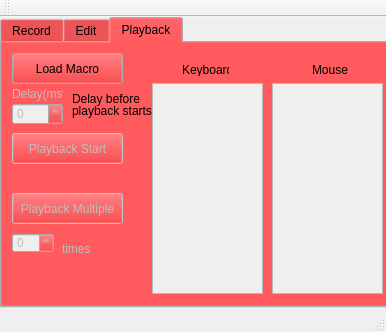
<?xml version="1.0" encoding="UTF-8"?>
<ui version="4.0">
 <class>AutoMacronUI</class>
 <widget class="QMainWindow" name="AutoMacronUI">
  <property name="geometry">
   <rect>
    <x>0</x>
    <y>0</y>
    <width>386</width>
    <height>332</height>
   </rect>
  </property>
  <property name="windowTitle">
   <string>AutoMacron 1.0</string>
  </property>
  <widget class="QWidget" name="centralWidget">
   <widget class="QTabWidget" name="Tabs">
    <property name="enabled">
     <bool>true</bool>
    </property>
    <property name="geometry">
     <rect>
      <x>0</x>
      <y>0</y>
      <width>623</width>
      <height>291</height>
     </rect>
    </property>
    <property name="palette">
     <palette>
      <active>
       <colorrole role="Button">
        <brush brushstyle="SolidPattern">
         <color alpha="255">
          <red>240</red>
          <green>0</green>
          <blue>4</blue>
         </color>
        </brush>
       </colorrole>
       <colorrole role="Light">
        <brush brushstyle="SolidPattern">
         <color alpha="255">
          <red>192</red>
          <green>255</green>
          <blue>248</blue>
         </color>
        </brush>
       </colorrole>
       <colorrole role="Midlight">
        <brush brushstyle="SolidPattern">
         <color alpha="255">
          <red>152</red>
          <green>221</green>
          <blue>216</blue>
         </color>
        </brush>
       </colorrole>
      </active>
      <inactive>
       <colorrole role="Button">
        <brush brushstyle="SolidPattern">
         <color alpha="255">
          <red>240</red>
          <green>0</green>
          <blue>4</blue>
         </color>
        </brush>
       </colorrole>
       <colorrole role="Light">
        <brush brushstyle="SolidPattern">
         <color alpha="255">
          <red>192</red>
          <green>255</green>
          <blue>248</blue>
         </color>
        </brush>
       </colorrole>
       <colorrole role="Midlight">
        <brush brushstyle="SolidPattern">
         <color alpha="255">
          <red>152</red>
          <green>221</green>
          <blue>216</blue>
         </color>
        </brush>
       </colorrole>
      </inactive>
      <disabled>
       <colorrole role="Button">
        <brush brushstyle="SolidPattern">
         <color alpha="255">
          <red>240</red>
          <green>0</green>
          <blue>4</blue>
         </color>
        </brush>
       </colorrole>
       <colorrole role="Light">
        <brush brushstyle="SolidPattern">
         <color alpha="255">
          <red>192</red>
          <green>255</green>
          <blue>248</blue>
         </color>
        </brush>
       </colorrole>
       <colorrole role="Midlight">
        <brush brushstyle="SolidPattern">
         <color alpha="255">
          <red>152</red>
          <green>221</green>
          <blue>216</blue>
         </color>
        </brush>
       </colorrole>
      </disabled>
     </palette>
    </property>
    <property name="autoFillBackground">
     <bool>true</bool>
    </property>
    <property name="currentIndex">
     <number>2</number>
    </property>
    <widget class="QWidget" name="tab">
     <attribute name="title">
      <string>Record</string>
     </attribute>
     <widget class="QPushButton" name="RecordNew">
      <property name="geometry">
       <rect>
        <x>10</x>
        <y>10</y>
        <width>111</width>
        <height>31</height>
       </rect>
      </property>
      <property name="text">
       <string>Record New</string>
      </property>
     </widget>
     <widget class="QCheckBox" name="RWD">
      <property name="geometry">
       <rect>
        <x>20</x>
        <y>40</y>
        <width>121</width>
        <height>31</height>
       </rect>
      </property>
      <property name="toolTipDuration">
       <number>1</number>
      </property>
      <property name="text">
       <string>Record with Delays</string>
      </property>
      <property name="checked">
       <bool>true</bool>
      </property>
     </widget>
     <widget class="QPushButton" name="EndRecordRecW">
      <property name="enabled">
       <bool>false</bool>
      </property>
      <property name="geometry">
       <rect>
        <x>140</x>
        <y>10</y>
        <width>211</width>
        <height>31</height>
       </rect>
      </property>
      <property name="text">
       <string>To end recording press Scroll Lock/Pg Up</string>
      </property>
      <property name="flat">
       <bool>false</bool>
      </property>
     </widget>
     <widget class="QListView" name="KeyboardListRecW">
      <property name="enabled">
       <bool>false</bool>
      </property>
      <property name="geometry">
       <rect>
        <x>10</x>
        <y>100</y>
        <width>121</width>
        <height>131</height>
       </rect>
      </property>
      <property name="toolTip">
       <string>List of keyboard actions and delays.</string>
      </property>
      <property name="toolTipDuration">
       <number>1</number>
      </property>
      <property name="editTriggers">
       <set>QAbstractItemView::NoEditTriggers</set>
      </property>
     </widget>
     <widget class="QLabel" name="label">
      <property name="geometry">
       <rect>
        <x>50</x>
        <y>70</y>
        <width>51</width>
        <height>21</height>
       </rect>
      </property>
      <property name="toolTip">
       <string>List of keyboard actions and delays.</string>
      </property>
      <property name="toolTipDuration">
       <number>1</number>
      </property>
      <property name="text">
       <string>Keyboard</string>
      </property>
     </widget>
     <widget class="QListView" name="MouseListRecW">
      <property name="enabled">
       <bool>false</bool>
      </property>
      <property name="geometry">
       <rect>
        <x>140</x>
        <y>100</y>
        <width>121</width>
        <height>131</height>
       </rect>
      </property>
      <property name="toolTip">
       <string>Mouse position list for the macro</string>
      </property>
      <property name="toolTipDuration">
       <number>1</number>
      </property>
      <property name="editTriggers">
       <set>QAbstractItemView::NoEditTriggers</set>
      </property>
     </widget>
     <widget class="QLabel" name="label_2">
      <property name="geometry">
       <rect>
        <x>180</x>
        <y>70</y>
        <width>51</width>
        <height>21</height>
       </rect>
      </property>
      <property name="toolTip">
       <string>Mouse position list for the macro</string>
      </property>
      <property name="toolTipDuration">
       <number>1</number>
      </property>
      <property name="text">
       <string>Mouse</string>
      </property>
     </widget>
     <widget class="QPushButton" name="SaveRecW">
      <property name="enabled">
       <bool>false</bool>
      </property>
      <property name="geometry">
       <rect>
        <x>270</x>
        <y>170</y>
        <width>111</width>
        <height>31</height>
       </rect>
      </property>
      <property name="text">
       <string>Save</string>
      </property>
      <property name="flat">
       <bool>false</bool>
      </property>
     </widget>
     <widget class="QPushButton" name="DiscardRecW">
      <property name="enabled">
       <bool>false</bool>
      </property>
      <property name="geometry">
       <rect>
        <x>270</x>
        <y>210</y>
        <width>111</width>
        <height>31</height>
       </rect>
      </property>
      <property name="text">
       <string>Discard</string>
      </property>
      <property name="flat">
       <bool>false</bool>
      </property>
     </widget>
     <widget class="QCheckBox" name="RMP">
      <property name="geometry">
       <rect>
        <x>140</x>
        <y>40</y>
        <width>141</width>
        <height>31</height>
       </rect>
      </property>
      <property name="toolTipDuration">
       <number>1</number>
      </property>
      <property name="text">
       <string>Record Mouse Positions</string>
      </property>
      <property name="checked">
       <bool>true</bool>
      </property>
     </widget>
    </widget>
    <widget class="QWidget" name="tab_2">
     <property name="contextMenuPolicy">
      <enum>Qt::ActionsContextMenu</enum>
     </property>
     <attribute name="title">
      <string>Edit</string>
     </attribute>
     <widget class="QPushButton" name="LoadMacroEditW">
      <property name="geometry">
       <rect>
        <x>10</x>
        <y>50</y>
        <width>111</width>
        <height>31</height>
       </rect>
      </property>
      <property name="text">
       <string>Load Macro</string>
      </property>
     </widget>
     <widget class="QPushButton" name="NewMacroEditW">
      <property name="geometry">
       <rect>
        <x>10</x>
        <y>10</y>
        <width>111</width>
        <height>31</height>
       </rect>
      </property>
      <property name="text">
       <string>New Macro</string>
      </property>
     </widget>
     <widget class="QListView" name="KeyboardListEditW">
      <property name="enabled">
       <bool>false</bool>
      </property>
      <property name="geometry">
       <rect>
        <x>140</x>
        <y>30</y>
        <width>111</width>
        <height>201</height>
       </rect>
      </property>
      <property name="contextMenuPolicy">
       <enum>Qt::CustomContextMenu</enum>
      </property>
      <property name="editTriggers">
       <set>QAbstractItemView::NoEditTriggers</set>
      </property>
      <property name="alternatingRowColors">
       <bool>false</bool>
      </property>
      <property name="uniformItemSizes">
       <bool>true</bool>
      </property>
      <property name="selectionRectVisible">
       <bool>true</bool>
      </property>
     </widget>
     <widget class="QListView" name="MouseListEditW">
      <property name="enabled">
       <bool>false</bool>
      </property>
      <property name="geometry">
       <rect>
        <x>260</x>
        <y>30</y>
        <width>111</width>
        <height>201</height>
       </rect>
      </property>
      <property name="contextMenuPolicy">
       <enum>Qt::CustomContextMenu</enum>
      </property>
      <property name="editTriggers">
       <set>QAbstractItemView::NoEditTriggers</set>
      </property>
      <property name="alternatingRowColors">
       <bool>true</bool>
      </property>
      <property name="uniformItemSizes">
       <bool>true</bool>
      </property>
     </widget>
     <widget class="QLabel" name="label_5">
      <property name="geometry">
       <rect>
        <x>170</x>
        <y>10</y>
        <width>47</width>
        <height>13</height>
       </rect>
      </property>
      <property name="text">
       <string>Keyboard</string>
      </property>
     </widget>
     <widget class="QLabel" name="label_6">
      <property name="geometry">
       <rect>
        <x>300</x>
        <y>5</y>
        <width>81</width>
        <height>20</height>
       </rect>
      </property>
      <property name="text">
       <string>Mouse</string>
      </property>
     </widget>
     <widget class="QCheckBox" name="RWDEdit">
      <property name="geometry">
       <rect>
        <x>10</x>
        <y>120</y>
        <width>121</width>
        <height>31</height>
       </rect>
      </property>
      <property name="toolTipDuration">
       <number>1</number>
      </property>
      <property name="text">
       <string>Record with Delays</string>
      </property>
      <property name="checked">
       <bool>true</bool>
      </property>
     </widget>
     <widget class="QPushButton" name="RecordMacroEditW">
      <property name="enabled">
       <bool>false</bool>
      </property>
      <property name="geometry">
       <rect>
        <x>10</x>
        <y>90</y>
        <width>111</width>
        <height>31</height>
       </rect>
      </property>
      <property name="text">
       <string>Record </string>
      </property>
     </widget>
     <widget class="QPushButton" name="SaveEditW">
      <property name="enabled">
       <bool>false</bool>
      </property>
      <property name="geometry">
       <rect>
        <x>10</x>
        <y>160</y>
        <width>111</width>
        <height>31</height>
       </rect>
      </property>
      <property name="text">
       <string>Save</string>
      </property>
     </widget>
     <widget class="QPushButton" name="DiscardEditW">
      <property name="enabled">
       <bool>false</bool>
      </property>
      <property name="geometry">
       <rect>
        <x>10</x>
        <y>200</y>
        <width>111</width>
        <height>31</height>
       </rect>
      </property>
      <property name="text">
       <string>Discard</string>
      </property>
     </widget>
     <widget class="QCheckBox" name="RMPEdit">
      <property name="geometry">
       <rect>
        <x>10</x>
        <y>140</y>
        <width>141</width>
        <height>21</height>
       </rect>
      </property>
      <property name="toolTipDuration">
       <number>1</number>
      </property>
      <property name="text">
       <string>Record Mouse Positions</string>
      </property>
      <property name="checked">
       <bool>true</bool>
      </property>
     </widget>
     <widget class="QLabel" name="label_11">
      <property name="geometry">
       <rect>
        <x>40</x>
        <y>240</y>
        <width>311</width>
        <height>20</height>
       </rect>
      </property>
      <property name="text">
       <string>Right-click individual elements in keyboard to insert/remove them</string>
      </property>
     </widget>
    </widget>
    <widget class="QWidget" name="tab_3">
     <attribute name="title">
      <string>Playback</string>
     </attribute>
     <widget class="QPushButton" name="LoadMacroPB">
      <property name="geometry">
       <rect>
        <x>10</x>
        <y>10</y>
        <width>111</width>
        <height>31</height>
       </rect>
      </property>
      <property name="text">
       <string>Load Macro</string>
      </property>
     </widget>
     <widget class="QPushButton" name="StartPB">
      <property name="enabled">
       <bool>false</bool>
      </property>
      <property name="geometry">
       <rect>
        <x>10</x>
        <y>90</y>
        <width>111</width>
        <height>31</height>
       </rect>
      </property>
      <property name="text">
       <string>Playback Start</string>
      </property>
     </widget>
     <widget class="QPushButton" name="PBXtimes">
      <property name="enabled">
       <bool>false</bool>
      </property>
      <property name="geometry">
       <rect>
        <x>10</x>
        <y>150</y>
        <width>111</width>
        <height>31</height>
       </rect>
      </property>
      <property name="text">
       <string>Playback Multiple</string>
      </property>
     </widget>
     <widget class="QLabel" name="timesLabel">
      <property name="enabled">
       <bool>false</bool>
      </property>
      <property name="geometry">
       <rect>
        <x>60</x>
        <y>190</y>
        <width>41</width>
        <height>31</height>
       </rect>
      </property>
      <property name="text">
       <string>times</string>
      </property>
     </widget>
     <widget class="QListView" name="KeyboardListPB">
      <property name="enabled">
       <bool>false</bool>
      </property>
      <property name="geometry">
       <rect>
        <x>150</x>
        <y>40</y>
        <width>111</width>
        <height>211</height>
       </rect>
      </property>
      <property name="editTriggers">
       <set>QAbstractItemView::NoEditTriggers</set>
      </property>
      <property name="alternatingRowColors">
       <bool>true</bool>
      </property>
      <property name="uniformItemSizes">
       <bool>true</bool>
      </property>
      <property name="selectionRectVisible">
       <bool>true</bool>
      </property>
     </widget>
     <widget class="QListView" name="MouseListPB">
      <property name="enabled">
       <bool>false</bool>
      </property>
      <property name="geometry">
       <rect>
        <x>270</x>
        <y>40</y>
        <width>111</width>
        <height>211</height>
       </rect>
      </property>
      <property name="editTriggers">
       <set>QAbstractItemView::NoEditTriggers</set>
      </property>
      <property name="alternatingRowColors">
       <bool>true</bool>
      </property>
      <property name="uniformItemSizes">
       <bool>true</bool>
      </property>
     </widget>
     <widget class="QLabel" name="label_4">
      <property name="geometry">
       <rect>
        <x>180</x>
        <y>20</y>
        <width>47</width>
        <height>13</height>
       </rect>
      </property>
      <property name="text">
       <string>Keyboard</string>
      </property>
     </widget>
     <widget class="QLabel" name="label_9">
      <property name="geometry">
       <rect>
        <x>310</x>
        <y>20</y>
        <width>47</width>
        <height>13</height>
       </rect>
      </property>
      <property name="text">
       <string>Mouse</string>
      </property>
     </widget>
     <widget class="QLabel" name="delabel">
      <property name="enabled">
       <bool>false</bool>
      </property>
      <property name="geometry">
       <rect>
        <x>10</x>
        <y>40</y>
        <width>51</width>
        <height>21</height>
       </rect>
      </property>
      <property name="toolTip">
       <string/>
      </property>
      <property name="text">
       <string>Delay(ms)</string>
      </property>
     </widget>
     <widget class="QSpinBox" name="delayBox">
      <property name="enabled">
       <bool>false</bool>
      </property>
      <property name="geometry">
       <rect>
        <x>10</x>
        <y>60</y>
        <width>51</width>
        <height>22</height>
       </rect>
      </property>
      <property name="maximum">
       <number>10000</number>
      </property>
     </widget>
     <widget class="QSpinBox" name="NumberOfLoops">
      <property name="enabled">
       <bool>false</bool>
      </property>
      <property name="geometry">
       <rect>
        <x>10</x>
        <y>190</y>
        <width>42</width>
        <height>20</height>
       </rect>
      </property>
     </widget>
     <widget class="QLabel" name="label_7">
      <property name="geometry">
       <rect>
        <x>70</x>
        <y>45</y>
        <width>71</width>
        <height>21</height>
       </rect>
      </property>
      <property name="text">
       <string>Delay before</string>
      </property>
     </widget>
     <widget class="QLabel" name="label_10">
      <property name="geometry">
       <rect>
        <x>70</x>
        <y>60</y>
        <width>81</width>
        <height>16</height>
       </rect>
      </property>
      <property name="text">
       <string>playback starts</string>
      </property>
     </widget>
    </widget>
   </widget>
  </widget>
  <widget class="QToolBar" name="mainToolBar">
   <attribute name="toolBarArea">
    <enum>TopToolBarArea</enum>
   </attribute>
   <attribute name="toolBarBreak">
    <bool>false</bool>
   </attribute>
  </widget>
  <widget class="QStatusBar" name="statusBar"/>
  <widget class="QMenuBar" name="menuBar">
   <property name="geometry">
    <rect>
     <x>0</x>
     <y>0</y>
     <width>386</width>
     <height>21</height>
    </rect>
   </property>
  </widget>
  <action name="actionFile">
   <property name="text">
    <string>File</string>
   </property>
  </action>
  <action name="actionRecord_New">
   <property name="text">
    <string>Record New</string>
   </property>
  </action>
  <action name="actionEdit_New">
   <property name="text">
    <string>New Macro in Editor</string>
   </property>
  </action>
  <action name="actionOpen_in_Edit">
   <property name="text">
    <string>Open in Editor</string>
   </property>
  </action>
  <action name="actionOpen_in_Playback">
   <property name="text">
    <string>Open in Playback</string>
   </property>
  </action>
  <action name="actionExit">
   <property name="text">
    <string>Exit</string>
   </property>
  </action>
  <action name="actionInstructions">
   <property name="text">
    <string>Instructions</string>
   </property>
  </action>
  <action name="actionAbout">
   <property name="text">
    <string>About</string>
   </property>
  </action>
 </widget>
 <layoutdefault spacing="6" margin="11"/>
 <resources/>
 <connections/>
</ui>
